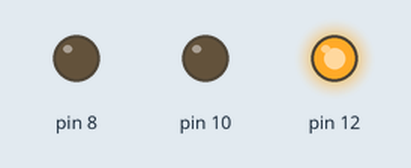
Simulated run of this sketch. Board: Arduino Uno, built with avr-gcc and run on an emulated ATmega328P. Shown: output pins drawn as LEDs (lit = HIGH).

Above: at 0.5 s.
At 1.5 s:
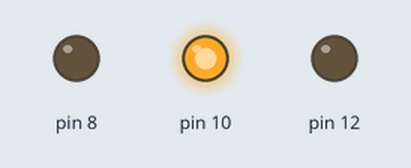
At 2.5 s:
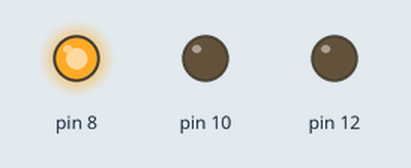
At 3.5 s:
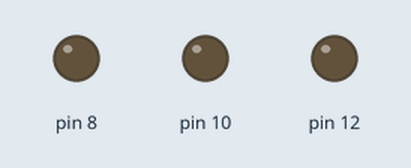
Timing chart, 0 to 5.2 s (numbered marks = the images above):
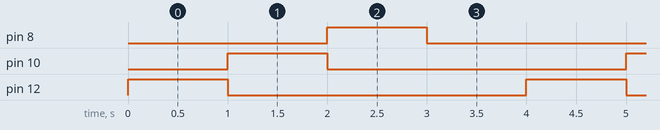

The sketch:

Traffic-Light.ino
```cpp
void setup()
{
  pinMode(12, OUTPUT);
  pinMode(10, OUTPUT);
  pinMode(8, OUTPUT);
}

void loop()
{
  digitalWrite(12,1);
  delay(1000);
  digitalWrite(12,0);
  digitalWrite(10,1);
  delay(1000);
  digitalWrite(10,0);
  digitalWrite(8,1);
  delay(1000);
  digitalWrite(8,0);
  delay(1000);
}
```

Measured:
- by itself, pin 8, pin 10, pin 12: alternates HIGH for 1.0 s and LOW for 3.0 s
- by itself, everything shown: repeats every 4.0 s, in 4 steps
